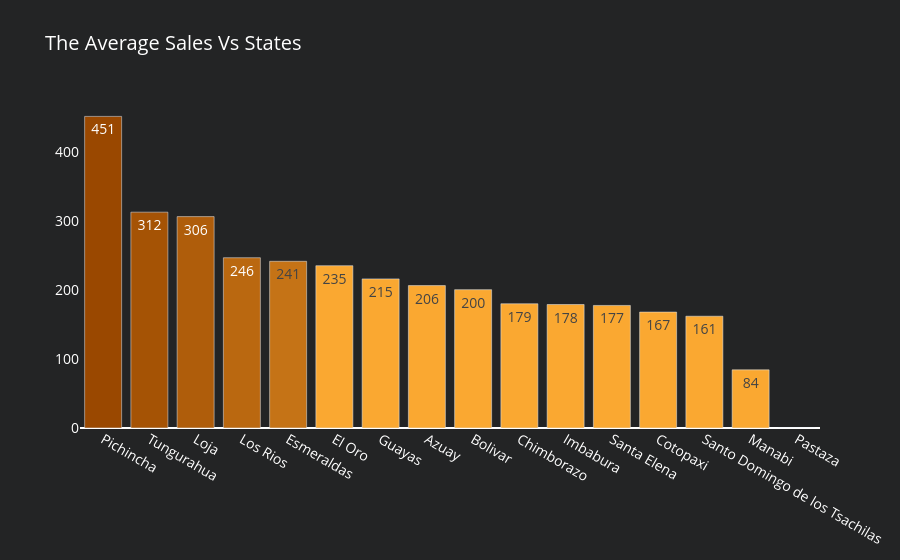

The code cell stored with this chart in its notebook:
### Markdown cell above
### The Average Sales Vs States

### Code cell
df_state_sa = df_train1.groupby('state').agg({"sales" : "mean"}).reset_index().sort_values(by='sales', ascending=False)
df_state_sa['color'] = colors['level10']
df_state_sa['color'][:1] = colors['level1']
df_state_sa['color'][1:2] = colors['level2']
df_state_sa['color'][2:3] = colors['level3']
df_state_sa['color'][3:4] = colors['level4']
df_state_sa['color'][4:5] = colors['level5']
df_state_sa
fig5 = go.Figure(data=[go.Bar(y=df_state_sa['sales'],
                             x=df_state_sa['state'],
                             marker=dict(color= df_state_sa['color']),
                             name='State',
                             text=df_state_sa['sales'].astype(int),
                             textposition='auto',
                             hoverinfo='text',
                             hovertext=
                            '<b>State</b>:'+ df_state_sa['state'] +'<br>' +
                            '<b>Sales</b>:'+ df_state_sa['sales'].astype(int).astype(str) +'<br>' ,
                            # hovertemplate='Family: %{y}'+'<br>Sales: $%{x:.0f}'
                            )])
fig5.update_layout(title_text='The Average Sales Vs States',paper_bgcolor=colors['background'],plot_bgcolor=colors['background'],
                font=dict(
                size=14,
                color='white'))

fig5.update_yaxes(showgrid=False, categoryorder='total ascending')

### Figure 1 — Plotly figure (JSON) as saved in the notebook; plotly's stock layout.template omitted (floating-point values rounded to 4 significant figures)
{"data": [{"hoverinfo": "text", "hovertext": ["<b>State</b>:Pichincha<br><b>Sales</b>:451<br>", "<b>State</b>:Tungurahua<br><b>Sales</b>:312<br>", "<b>State</b>:Loja<br><b>Sales</b>:306<br>", "<b>State</b>:Los Rios<br><b>Sales</b>:246<br>", "<b>State</b>:Esmeraldas<br><b>Sales</b>:241<br>", "<b>State</b>:El Oro<br><b>Sales</b>:235<br>", "<b>State</b>:Guayas<br><b>Sales</b>:215<br>", "<b>State</b>:Azuay<br><b>Sales</b>:206<br>", "<b>State</b>:Bolivar<br><b>Sales</b>:200<br>", "<b>State</b>:Chimborazo<br><b>Sales</b>:179<br>", "<b>State</b>:Imbabura<br><b>Sales</b>:178<br>", "<b>State</b>:Santa Elena<br><b>Sales</b>:177<br>", "<b>State</b>:Cotopaxi<br><b>Sales</b>:167<br>", "<b>State</b>:Santo Domingo de los Tsachilas<br><b>Sales</b>:161<br>", "<b>State</b>:Manabi<br><b>Sales</b>:84<br>", "<b>State</b>:Pastaza<br><b>Sales</b>:0<br>"], "marker": {"color": ["#9a4800", "#a55305", "#af5d0b", "#ba6810", "#c57316", "#faa831", "#faa831", "#faa831", "#faa831", "#faa831", "#faa831", "#faa831", "#faa831", "#faa831", "#faa831", "#faa831"]}, "name": "State", "text": [451, 312, 306, 246, 241, 235, 215, 206, 200, 179, 178, 177, 167, 161, 84, 0], "textposition": "auto", "x": ["Pichincha", "Tungurahua", "Loja", "Los Rios", "Esmeraldas", "El Oro", "Guayas", "Azuay", "Bolivar", "Chimborazo", "Imbabura", "Santa Elena", "Cotopaxi", "Santo Domingo de los Tsachilas", "Manabi", "Pastaza"], "y": [451.3, 312.6, 306.2, 246.6, 241.4, 235.1, 216.0, 206.2, 200.4, 180.0, 178.9, 177.5, 167.9, 161.9, 84.23, 0], "type": "bar"}], "layout": {"title": {"text": "The Average Sales Vs States"}, "font": {"size": 14, "color": "white"}, "paper_bgcolor": "#232425", "plot_bgcolor": "#232425", "yaxis": {"showgrid": false, "categoryorder": "total ascending"}}}
